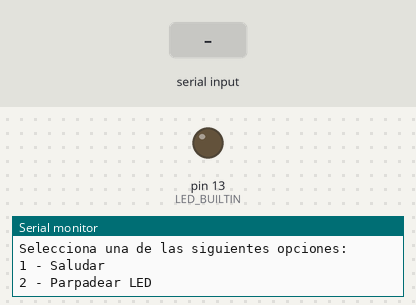
Simulated run of this sketch. Board: Arduino Uno, built with avr-gcc and run on an emulated ATmega328P. Parts: output pins drawn as LEDs (lit = HIGH), the last lines printed to the serial monitor. Inputs (shaded band) come from the test bench.

Above: at 2.2 s.
2.3 s: "2" received over Serial
At 5.1 s:
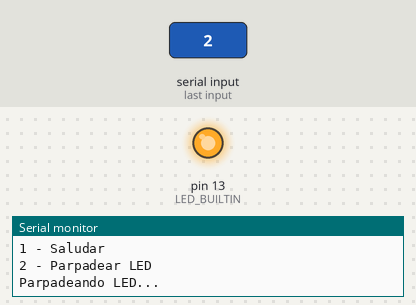
5.3 s: "1" received over Serial
Timing chart, 0 to 8.3 s (numbered marks = the images above; inputs shaded):
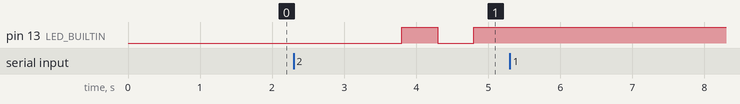

The sketch:

p4_4-serial.ino
```cpp
#define WELCOME "\nBienvenido a NodeMCU!"
#define MENU "Selecciona una de las siguientes opciones:\n1 - Saludar\n2 - Parpadear LED\n"

String input;

void setup() {
  delay(1000);

  pinMode(LED_BUILTIN, OUTPUT);

  Serial.begin(115200);

  Serial.println(WELCOME);
  Serial.println(MENU);
}

void loop()
{
  if(Serial.available()) {
    input = read_user_input();
  }

  if(input == "1") {
    say_hi();
    Serial.println(MENU);
    Serial.flush();
  }
  if(input == "2") {
    blink_led();
    Serial.println(MENU);
    Serial.flush();
  }

  input = "";
}

String read_user_input() {
  String user_input = Serial.readString();
  user_input.trim();
  return user_input;
}

void say_hi() {
  Serial.println("Hola desde el NodeMCU!");
}

void blink_led() {
  Serial.println("Parpadeando LED...");
  digitalWrite(LED_BUILTIN, LOW);
  delay(500);
  digitalWrite(LED_BUILTIN, HIGH);
  delay(500);
  digitalWrite(LED_BUILTIN, LOW);
  delay(500);
  digitalWrite(LED_BUILTIN, HIGH);
  delay(500);
}
```

Measured:
- after the input at 2.3 s, pin 13 (LED_BUILTIN): LOW → HIGH after 1.5 s, → LOW 0.50 s later, → HIGH 0.50 s later
